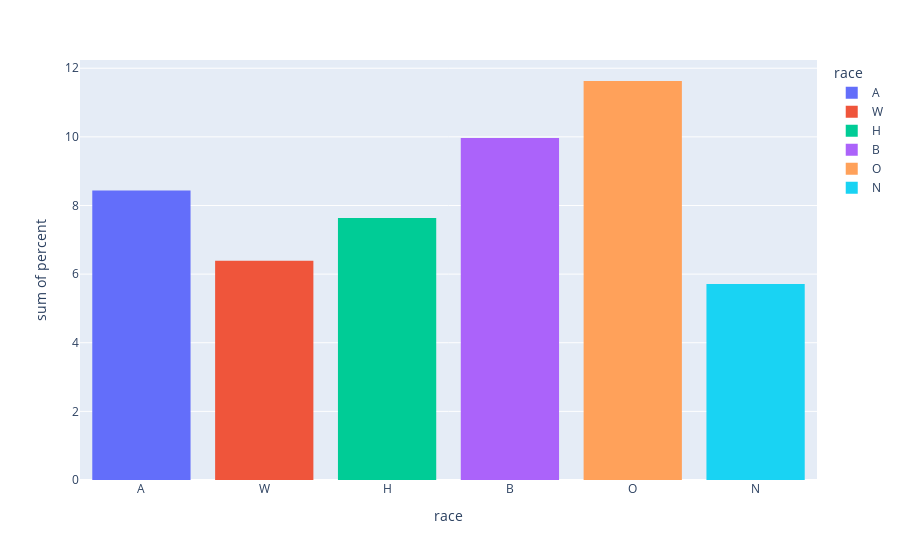

Write notebook code for a chart like this one.
### Code cell
unarmed_race_percent = {}

for race in df['race'].unique():
    total = df[df['race'] == race]['race'].count()
    unarmed = df[(df['race'] == race) & (df['armed'] == 'unarmed')]['race'].count()
    unarmed_race_percent[race] = unarmed / total * 100
    
unarmed_race_percent = pd.DataFrame(data=zip(unarmed_race_percent.keys(), unarmed_race_percent.values()), columns=['race', 'percent'])
fig = px.histogram(unarmed_race_percent, x='race', y='percent', color='race')
fig.show()

### Figure 1 — Plotly figure (JSON) as saved in the notebook; plotly's stock layout.template omitted (floating-point values rounded to 4 significant figures)
{"data": [{"alignmentgroup": "True", "bingroup": "x", "histfunc": "sum", "hovertemplate": "race=%{x}<br>sum of percent=%{y}<extra></extra>", "legendgroup": "A", "marker": {"color": "#636efa"}, "name": "A", "offsetgroup": "A", "orientation": "v", "showlegend": true, "type": "histogram", "x": ["A"], "xaxis": "x", "y": [8.434], "yaxis": "y"}, {"alignmentgroup": "True", "bingroup": "x", "histfunc": "sum", "hovertemplate": "race=%{x}<br>sum of percent=%{y}<extra></extra>", "legendgroup": "W", "marker": {"color": "#EF553B"}, "name": "W", "offsetgroup": "W", "orientation": "v", "showlegend": true, "type": "histogram", "x": ["W"], "xaxis": "x", "y": [6.391], "yaxis": "y"}, {"alignmentgroup": "True", "bingroup": "x", "histfunc": "sum", "hovertemplate": "race=%{x}<br>sum of percent=%{y}<extra></extra>", "legendgroup": "H", "marker": {"color": "#00cc96"}, "name": "H", "offsetgroup": "H", "orientation": "v", "showlegend": true, "type": "histogram", "x": ["H"], "xaxis": "x", "y": [7.634], "yaxis": "y"}, {"alignmentgroup": "True", "bingroup": "x", "histfunc": "sum", "hovertemplate": "race=%{x}<br>sum of percent=%{y}<extra></extra>", "legendgroup": "B", "marker": {"color": "#ab63fa"}, "name": "B", "offsetgroup": "B", "orientation": "v", "showlegend": true, "type": "histogram", "x": ["B"], "xaxis": "x", "y": [9.966], "yaxis": "y"}, {"alignmentgroup": "True", "bingroup": "x", "histfunc": "sum", "hovertemplate": "race=%{x}<br>sum of percent=%{y}<extra></extra>", "legendgroup": "O", "marker": {"color": "#FFA15A"}, "name": "O", "offsetgroup": "O", "orientation": "v", "showlegend": true, "type": "histogram", "x": ["O"], "xaxis": "x", "y": [11.63], "yaxis": "y"}, {"alignmentgroup": "True", "bingroup": "x", "histfunc": "sum", "hovertemplate": "race=%{x}<br>sum of percent=%{y}<extra></extra>", "legendgroup": "N", "marker": {"color": "#19d3f3"}, "name": "N", "offsetgroup": "N", "orientation": "v", "showlegend": true, "type": "histogram", "x": ["N"], "xaxis": "x", "y": [5.714], "yaxis": "y"}], "layout": {"barmode": "relative", "legend": {"title": {"text": "race"}, "tracegroupgap": 0}, "margin": {"t": 60}, "xaxis": {"anchor": "y", "categoryarray": ["A", "W", "H", "B", "O", "N"], "categoryorder": "array", "domain": [0, 1], "title": {"text": "race"}}, "yaxis": {"anchor": "x", "domain": [0, 1], "title": {"text": "sum of percent"}}}}
